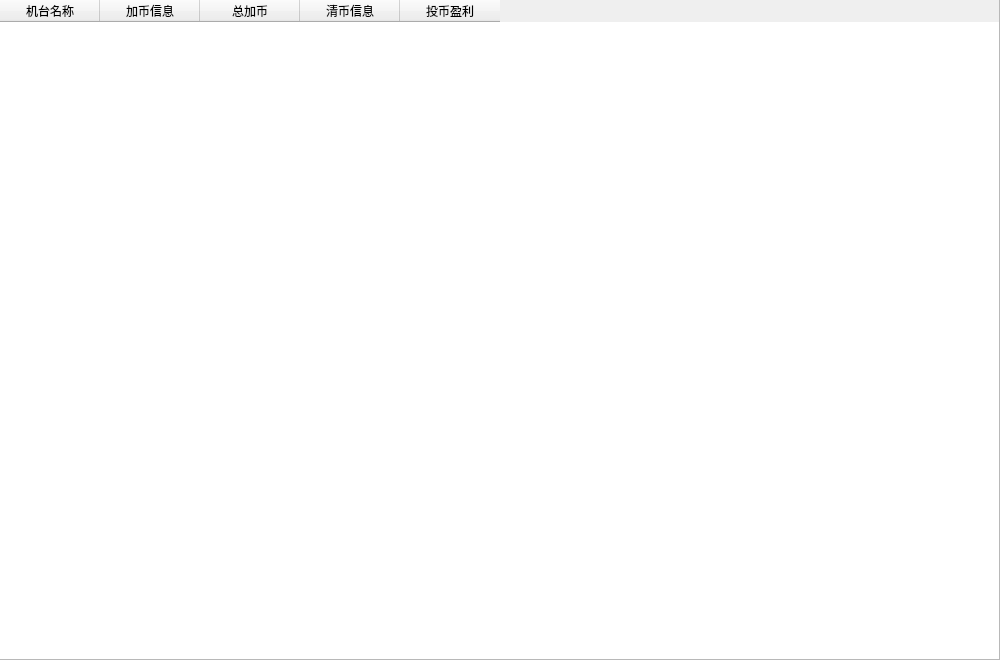
<?xml version="1.0" encoding="UTF-8"?>
<ui version="4.0">
 <class>TinventoryReportViewItemTable</class>
 <widget class="QWidget" name="TinventoryReportViewItemTable">
  <property name="geometry">
   <rect>
    <x>0</x>
    <y>0</y>
    <width>1000</width>
    <height>660</height>
   </rect>
  </property>
  <property name="windowTitle">
   <string>Form</string>
  </property>
  <widget class="QWidget" name="verticalLayoutWidget">
   <property name="geometry">
    <rect>
     <x>-1</x>
     <y>-1</y>
     <width>1001</width>
     <height>661</height>
    </rect>
   </property>
   <layout class="QVBoxLayout" name="verticalLayout">
    <item>
     <widget class="QTableWidget" name="m_inventoryReportTableWidget">
      <column>
       <property name="text">
        <string>机台名称</string>
       </property>
      </column>
      <column>
       <property name="text">
        <string>加币信息</string>
       </property>
      </column>
      <column>
       <property name="text">
        <string>总加币</string>
       </property>
      </column>
      <column>
       <property name="text">
        <string>清币信息</string>
       </property>
      </column>
      <column>
       <property name="text">
        <string>投币盈利</string>
       </property>
      </column>
     </widget>
    </item>
   </layout>
  </widget>
 </widget>
 <resources/>
 <connections/>
</ui>
